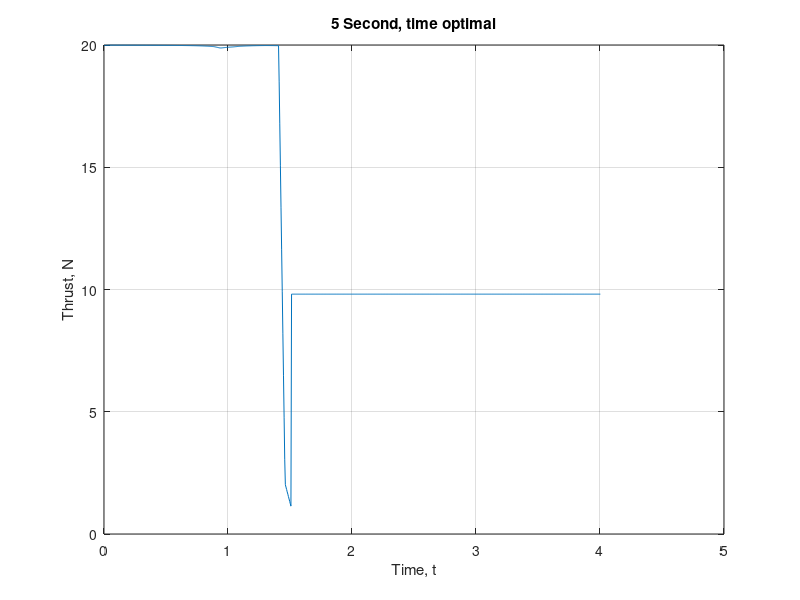

The MATLAB script that drew this image:
load('data.mat')
t = processdata.t;
x = processdata.x;
xdot = processdata.xdot;
z = processdata.z;
zdot = processdata.zdot;
theta = processdata.theta;
f = controllerdata.actuators.thrust;
w = controllerdata.actuators.pitchrate;
%plot(t,x,t,xdot,t,z,t,zdot,t,theta)
plot(t,f)
%legend('x','xdot','z','zdot','theta')
xlabel('Time, t')
%ylabel('m, m/s, rad')
ylabel('Thrust, N')
title('5 Second, time optimal')
grid on